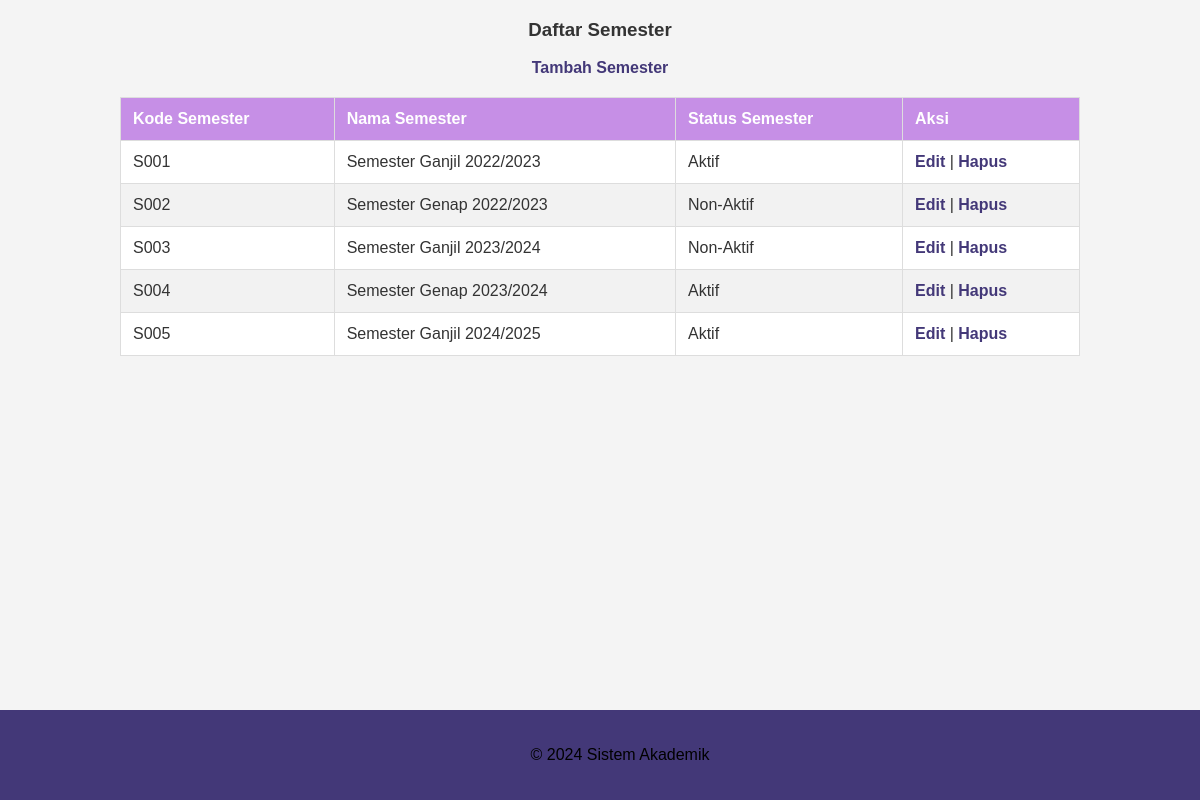
Page /semester.php on the committed database.
### tables this page shows
CREATE TABLE `semester` (
  `KodeSemester` char(5) NOT NULL,
  `NamaSemester` varchar(50) DEFAULT NULL,
  `StatusSemester` enum('Aktif','Non-Aktif') DEFAULT NULL
);

### semester.php (the view, shortened to what this page needs)
<?php
include 'database_pia.php';
$sql = "SELECT * FROM semester";
$result = $conn->query($sql);
?>
<!DOCTYPE html>
<html lang="en">
<head>
  <link rel="stylesheet" type="text/css" href="style.css">
</head>
<body>
<div class="content">
  <div class="table-header">
    <h3>Daftar Semester</h3>
    <a href="insert_semester.php" class="btn">Tambah Semester</a>
  </div>
  <table>
    <thead>
      <tr>
        <th>Kode Semester</th>
        <th>Nama Semester</th>
        <th>Status Semester</th>
        <th>Aksi</th>
      </tr>
    </thead>
    <tbody>
      <?php if ($result->num_rows > 0) { ?>
        <?php while ($row = $result->fetch_assoc()) { ?>
          <tr>
            <td><?php echo $row['KodeSemester']; ?></td>
            <td><?php echo $row['NamaSemester']; ?></td>
            <td><?php echo $row['StatusSemester']; ?></td>
            <td>
              <a href="edit_semester.php?kodeSemester=<?php echo $row['KodeSemester']; ?>">Edit</a> |
              <a href="delete_semester.php?kodeSemester=<?php echo $row['KodeSemester']; ?>" onclick="return confirm('Yakin ingin menghapus data ini?')">Hapus</a>
            </td>
          </tr>
        <?php } ?>
      <?php } else { ?>
        <tr>
          <td colspan="4">Tidak ada data semester.</td>
        </tr>
      <?php } ?>
    </tbody>
  </table>
</div>
<footer>
  <p>&copy; 2024 Sistem Akademik</p>
</footer>
</body>
</html>

### style.css (style rules this page uses)
body { font-family: Arial, sans-serif; background-color: #f4f4f4; color: #333; margin: 0; padding: 0; }
h2, h3 { color: #333; text-align: center; }
table { width: 80%; margin: 20px auto; border-collapse: collapse; background-color: #fff; }
th, td { padding: 12px; text-align: left; border: 1px solid #ddd; }
th { background-color: #C68FE6; color: white; }
tr:nth-child(even) { background-color: #f2f2f2; }
a { color: #433878; text-decoration: none; font-weight: bold; }
.table-header { text-align: center; margin-bottom: 20px; display: flex; flex-direction: column; align-items: center; justify-content: center; }
footer { text-align: center; padding: 20px; background-color: #433878; color: rgb(0, 0, 0); position: fixed; bottom: 0; width: 100%; }

### rows in the picture
semester: KodeSemester "S001", NamaSemester "Semester Ganjil 2022/2023", StatusSemester "Aktif"
semester: KodeSemester "S002", NamaSemester "Semester Genap 2022/2023", StatusSemester "Non-Aktif"
semester: KodeSemester "S003", NamaSemester "Semester Ganjil 2023/2024", StatusSemester "Non-Aktif"
semester: KodeSemester "S004", NamaSemester "Semester Genap 2023/2024", StatusSemester "Aktif"
semester: KodeSemester "S005", NamaSemester "Semester Ganjil 2024/2025", StatusSemester "Aktif"
